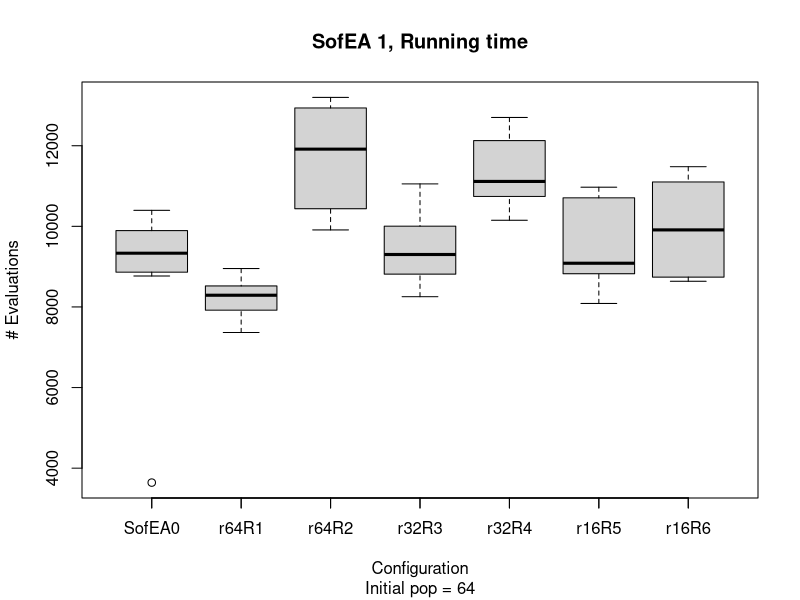

This figure's R source:
evals.i64.p128.r64.R1 <- read.table('evals-R-i64-p128-r64-r1.dat')
evals.i64.p128.r64.R2 <- read.table('evals-R-i64-p128-r64-r2.dat')
evals.i64.p128.r32.R3 <- read.table('evals-R-i64-p128-r32-R3.dat')
evals.i64.p128.r32.R4 <- read.table('evals-R-i64-p128-r32-R4.dat')
evals.i64.p128.r16.R5 <- read.table('evals-R-i64-p128-r16-R5.dat')
evals.i64.p128.r16.R6 <- read.table('evals-R-i64-p128-r16-R6.dat')
evals.base <- read.table('../GECCO/evals-ip128-e16-r64.dat')
boxplot( evals.base$V1,
        evals.i64.p128.r64.R1$V1, evals.i64.p128.r64.R2$V1,
         evals.i64.p128.r32.R3$V1, evals.i64.p128.r32.R4$V1,
        evals.i64.p128.r16.R5$V1, evals.i64.p128.r16.R6$V1,
        main='SofEA 1, Running time',  sub='Initial pop = 64',
        xlab='Configuration',
        ylab='# Evaluations' )
axis(1,at=c(1:7),labels =c('SofEA0','r64R1', 'r64R2', 'r32R3', 'r32R4','r16R5', 'r16R6' ))
